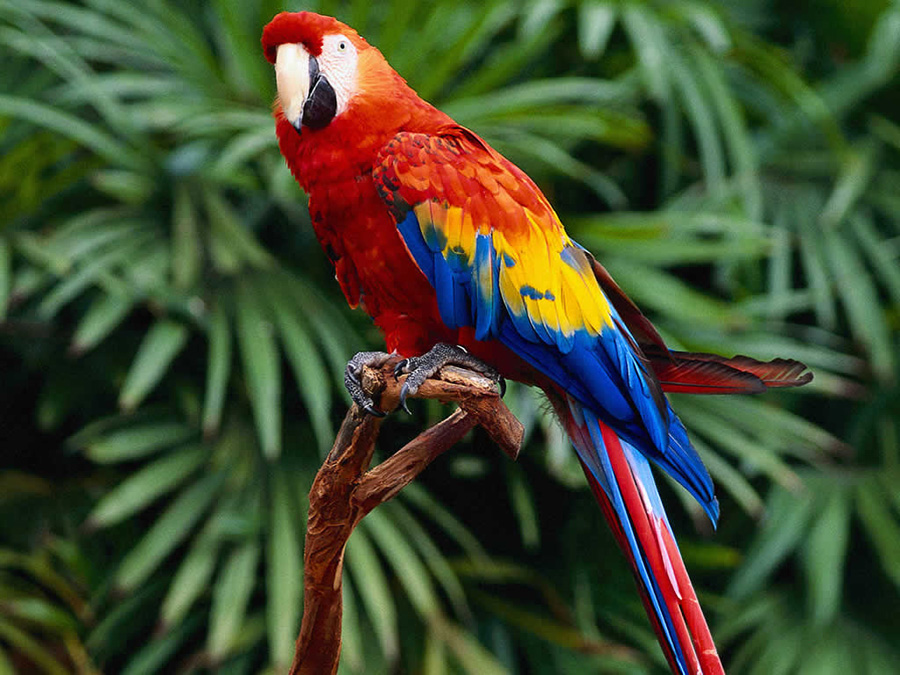
#> input picture ara_macao.jpg, 900 x 675 px
$ jupyter execute --allow-errors k-means.ipynb   (shell and % lines are left out)
#> lines starting #> are read from the running program, lines starting #| are printed output that depends on the picture
[cell 1]
import numpy as np
import matplotlib.pyplot as plt
from tqdm import tnrange, tqdm_notebook  # Make nice loading bars
from scipy import ndimage

# K-means Clustering

### Toy dataset

[cell 2]
N_classes = 4
classes = []
for i in range(N_classes):
    mean = np.random.randint(-10, 10, size=[2])
    sigma = np.random.uniform(0.1, 2)
    class_i = np.random.normal(mean, sigma, [100, 2])
    classes.append(class_i)

    print(mean, sigma)

[cell 3]
toy_data = np.concatenate(classes, axis=0)

[cell 4]
for i, c in enumerate(classes):
    plt.scatter(c[:, 0], c[:, 1], label='{}'.format(i))
plt.legend()
plt.xlabel('x')
plt.ylabel('y')
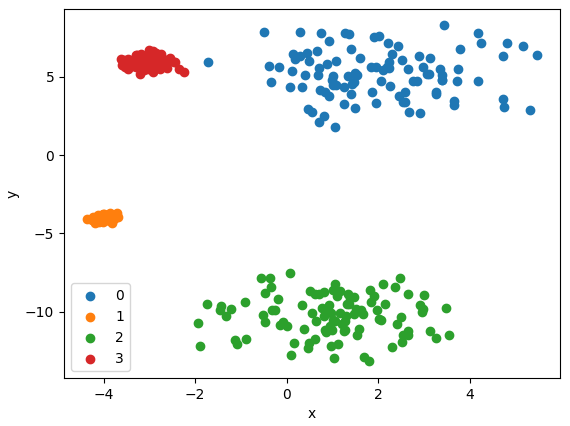
#> figure drawn by matplotlib, 1 panel

### Nearest Neighbour function

Find the datapoints that belong to each centroid.

[cell 5]
def find_nn(X, M):
    # cluster_info hold the information which datapoint belongs to which centroid
    cluster_info = np.zeros([len(X)])
    dist = np.zeros([len(X)])

    # Iterate over datapoints
    for i, x in enumerate(X):
        d_min = np.inf
        k = -1
        # Iterate over centroids and assign datapoint to cetroid that is closest
        for j, m in enumerate(M):
            d = np.sqrt(np.sum(np.abs(x - m)**2))
            if d < d_min:
                d_min = d
                k = j
        cluster_info[i] = k
        dist[i] = d_min
    return cluster_info, dist

### Update function
Returns the new means based on the available cluster information.

[cell 6]
def update_means(M, X, cluster):
    new_M = []
    for i, m in enumerate(M):
        cluster_i = X[cluster == i]

        # Only update if it is possible to calculate
        if not len(cluster_i) == 0:
            mean = np.mean(cluster_i, 0)
            new_M.append(mean)
        else:
            # Do no update and use old value
            new_M.append(M[i])
    return np.array(new_M)

Testing both update and NN function:

[cell 7]
means_init = np.array([[1,1], [12,12]])
cluster, distances = find_nn(toy_data, means_init)
mean_update = update_means(means_init, toy_data, cluster)
print(mean_update)

### Plotting function
Shows the final clustering and the movement of the centroids, as well as the cost as size of the markers.

[cell 8]
# [14 lines left out: function plot_hist, not called in this run]

### K- Means algorithm
Combines NN and unpdate function.

[cell 9]
def k_means(data, k=2, max_iter=10, show_loading_bar=True):
#> called with data = array of shape (400, 2), k = 4, max_iter = 30, show_loading_bar = True
    N_dim = data.shape[-1]  # Entries in each data point (for colors: 3, toy dataset 2)

    # Initialize centroids by samping at random from a uniform distribution bounded
    # by the min and max values in each data dimension.
    # Find the bounds:
    mins = []
    maxs = []
    for i in range(N_dim):
        min_range, max_range = data[..., i].min(), data[..., i].max()
        mins.append(min_range)
        maxs.append(max_range)
    # Sample random initial centroids
    mean = np.random.uniform(mins, maxs, size=[k, N_dim])
    means = [mean]
    costs = []

    # Now iterate until max_iter and update centroids
    # tnrange is the same as range, only that it also makes a nice loading bar
    iterator = tnrange if show_loading_bar else range
    for i in iterator(max_iter):
        cluster, dist = find_nn(data, mean)
        cost = 0
        for j in range(k):
            cost_j = np.sum(dist[cluster == j])
            cost += cost_j if np.isfinite(cost_j) else 0
        costs.append(cost)
        mean = update_means(mean, data, cluster)
        means.append(mean)
    means = np.array(means)
    costs = np.array(costs)

    return mean, cost, cluster, means, costs

### Playing around with k-means

### Plotting cost versus k

[cell 10]
# [8 lines left out: function numerate, not called in this run]

[cell 11]
k_max = 11
ks = range(1, 11)
N_mean = 10

costs = []
costsmean = []
#> (the rest of this cell did not finish here and is left out)

## Find the best K
The highest change in derivative

[cell 12]
# [10 lines left out: function Steigung, not called in this run]

[cell 13]
# [15 lines left out: function Elbow, not called in this run]

[cell 14]
def FindBestK(data, k_max = 11 , N_mean = 10):
    costs = []
    costsmean = []
    for k in tnrange(1, k_max):
        cost_means = []

        for i in range(N_mean):
            means, cost, cluster, m_h, c_h = k_means(data, k, show_loading_bar=False)
            cost_means += [cost]
        cost_mean = np.mean(cost_means)
        costs.append([cost_mean])
        costsmean.append(cost_mean)
        costs.append([cost_mean, cost_err])
    costs = np.array(costs)
    costsmean = np.array(costsmean)
    ddd = numerate(costsmean)
    bestK = Elbow(ddd)+1

    means, cost, cluster, m_h, c_h= k_means(data,bestK,max_iter=15)
    return bestK ,means,cost, cluster

#> (a cell that did not finish here is left out)

[cell 16]
k = N_classes
#> (the rest of this cell did not finish here and is left out)

# Image compression

[cell 17]
from PIL import Image
img = Image.open('ara_macao.jpg')
#> img is the input picture: PIL image 900x675 RGB; mean R, G, B 66.3, 76, 48.3
img = img.resize((256*5,192*5),3)
#> img: PIL image 1280x960 RGB
img.save('ara_m2.jpg')
image = plt.imread('ara_m2.jpg')[::10, ::10, :]
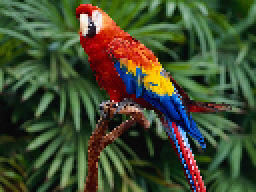
#> image: shape (96, 128, 3) (shown 2 times larger); mean R, G, B 66.2, 76, 48.3
image = np.array(image) / 255.  # Normalize to [0, 1] for easier usability
size_x, size_y = image.shape[:2]  # Remember size of image for later
#> size_x = 96; size_y = 128
image_flat = np.reshape(image, [-1, 3])  # Make the image to a long list of color vectors

R, G, B = image_flat[..., 0], image_flat[..., 1], image_flat[..., 2]  # Get each set of colors
#> R = 12288 values, max 1 at index 688, min 0 at index 4154, mean 0.26; G = 12288 values, max 0.992 at index 6714, min 0 at index 678, mean 0.298; B = 12288 values, max 1 at index 6361, min 0 at index 47, mean 0.19

fig, AX = plt.subplots(2,2)
ax1, ax2, ax3, ax4 = np.reshape(AX, [-1])
ax1.imshow(image)
ax2.imshow(np.reshape(R, [size_x, size_y]), 'Reds_r')
ax3.imshow(np.reshape(G, [size_x, size_y]), 'Greens_r')
ax4.imshow(np.reshape(B, [size_x, size_y]), 'Blues_r')
fig.suptitle('Image with color channels')
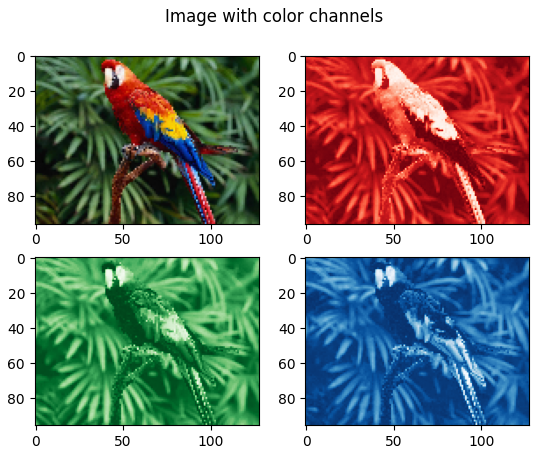
#> figure drawn by matplotlib, 4 panels

Images can be viewed as a set of 3 element vectors:

\begin{align}
    I &= \left\{c_i = [r_i, g_i, b_i]\right\} \quad \forall i \in [1, \ldots, \#I]
\end{align}

$I$ is the image that consists of color values $c_i$ that each contain 3 values $r, g, b$ for red, green and blue. In total there are $\#I$ many points in the image.

[cell 18]
from mpl_toolkits.mplot3d import Axes3D

fig = plt.figure()
ax = fig.add_subplot(111, projection='3d')
ax.scatter(R, G, B)
ax.set_xlabel('red')
ax.set_ylabel('green')
ax.set_zlabel('blue')
ax.set_title('These are all the color values in the image!')
#> (the rest of this cell did not finish here and is left out)

Lets cluster!

#> (a cell that did not finish here is left out)

#> the loop in k_means (call 2), `for i in range(N_dim):` made 3 passes
#> max_range on passes 1 to 3: 1, 0.992, 1
#> after the loop in k_means, `for i in iterator(max_iter):`: costs = []; means = 1 item

#> (a cell that did not finish here is left out)

#> after the loop in FindBestK, `for k in tnrange(1, k_max):`: costs = []
bestK

#> (a cell that did not finish here is left out)
